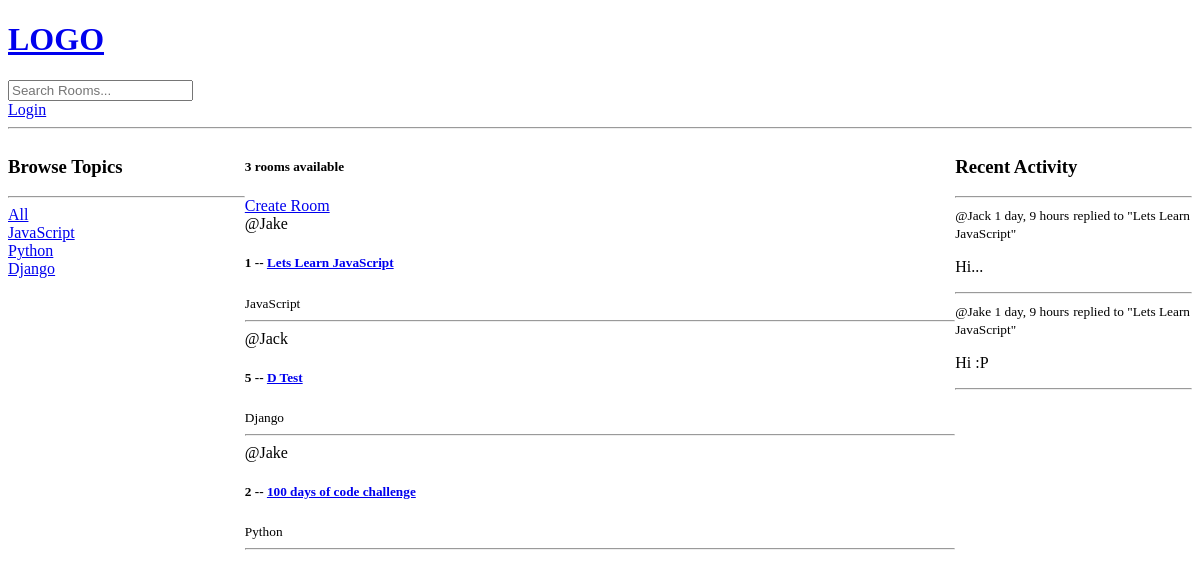
/, run on an earlier commit of the app's database.
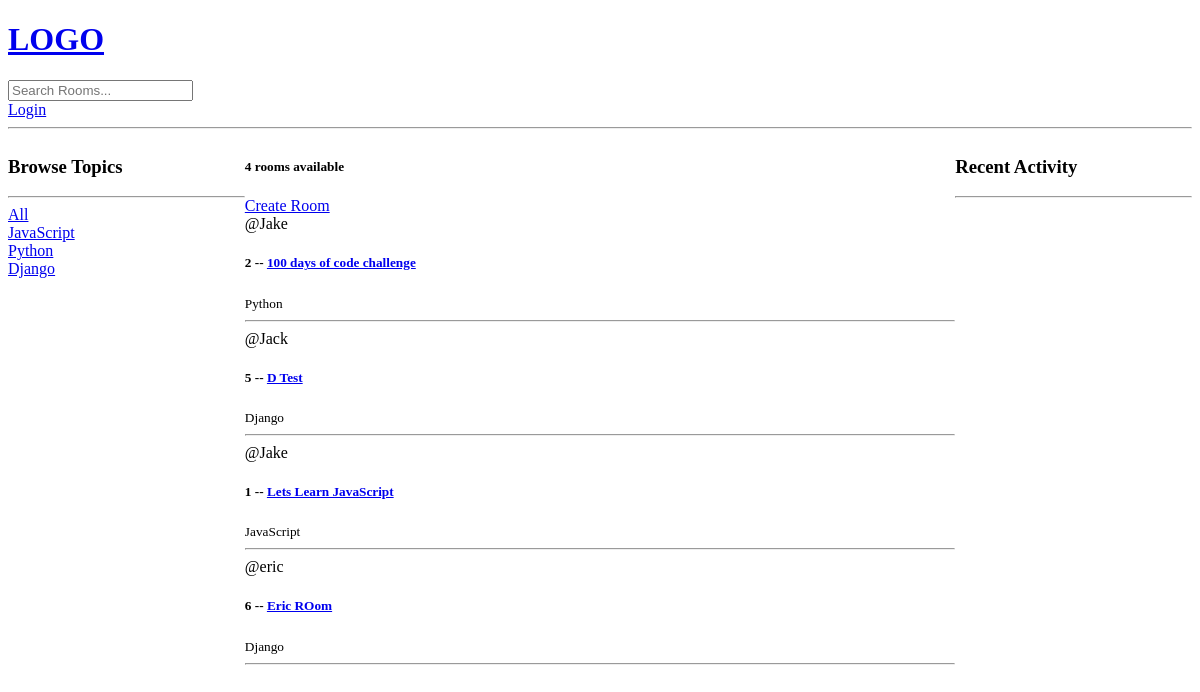
And on a later commit of the database.
### base/models.py (models this page shows, shortened)
class Topic(models.Model):
    name = models.CharField(max_length = 200)

class Room(models.Model):
    host = models.ForeignKey(User, on_delete = models.SET_NULL, null = True)
    topic = models.ForeignKey(Topic, on_delete = models.SET_NULL, null = True)
    name = models.CharField(max_length = 200)
    description = models.TextField(null = True, blank = True)
    participants = models.ManyToManyField(User, related_name = 'participants', blank = True)
    updated = models.DateTimeField(auto_now = True)
    created = models.DateTimeField(auto_now_add = True)
    class Meta:
        ordering = ['-updated', '-created']
    def __str__(self):
        return self.name

class Message(models.Model):
    user = models.ForeignKey(User, on_delete = models.CASCADE)
    room = models.ForeignKey(Room, on_delete = models.CASCADE)
    body = models.TextField()
    updated = models.DateTimeField(auto_now = True)
    created = models.DateTimeField(auto_now_add = True)
    class Meta:
        ordering = ['-updated', '-created']
    def __str__(self):
        return self.body[0:50]

### base/views.py (the view)
# urls.py: path('', views.home, name = "home"),
def home(request):
    q = request.GET.get('q') if request.GET.get('q') != None else ''
    rooms = Room.objects.filter(
        Q(topic__name__icontains = q)  |
        Q(name__icontains = q)  |
        Q(description__icontains = q)
    )
    topics = Topic.objects.all()
    room_count = rooms.count()
    room_messages = Message.objects.filter(Q(room__topic__name__icontains = q))
    context = {'rooms': rooms, 'topics': topics, 'room_count': room_count, 'room_messages': room_messages}
    return render(request, 'base/home.html', context)

### base/templates/base/home.html (shortened to what this page needs)
{% extends 'main.html' %}
{% block content %}
<div class = "home-container">
    <div>
        {% include 'base/topics_component.html' %}
    </div>
    <div>
        <h5>{{room_count}} rooms available</h5>
        <a href = "{% url 'create-room' %}">Create Room</a>
       {% include 'base/feed_component.html' %}
    </div>
    <div>
        {% include 'base/activity_component.html' %}
    </div>
</div>
{% endblock content %}

### base/templates/base/topics_component.html
<h3>Browse Topics</h3>
<hr>
<div>
    <a href = "{% url 'home' %}">All</a>
</div>
{% for topic in topics%}
<div>
    <a href = "{% url 'home' %}?q={{topic.name}}">{{topic.name}}</a>
</div>
{% endfor %}

### base/templates/base/feed_component.html (shortened to what this page needs)
<div>
    {% for room in rooms %}
    <div>
        <span>@{{room.host.username}}</span>
        <h5>{{room.id}} -- <a href = "{% url 'room' room.id %}">{{room.name}}</a></h5>
        <small>{{room.topic.name}}</small>
        <hr>
    </div>
    {% endfor %}
</div>

### base/templates/base/activity_component.html (shortened to what this page needs)
<h3>Recent Activity</h3>
<hr>
{% for message in room_messages %}
<div>
    <small>@{{message.user}}  {{message.created|timesince}}</small>
    <small>replied to "{{message.room}}"</small>
    <p>{{message}}</p>
    <hr>
</div>
{% endfor %}

What changed in the data, as far as the page shows it:
removed Message: user "Jack", created "1 day, 9 hours", room "Lets Learn JavaScript", body "Hi..."
removed Message: user "Jake", created "1 day, 9 hours", room "Lets Learn JavaScript", body "Hi :P"
changed Room "100 days of code challenge": moves up the list
changed Room "D Test": moves down the list
added Room: host.username "eric", id "6", name "Eric ROom", topic.name "Django"
Also different on the page:
{{ room_count }}: "3" → "4"
